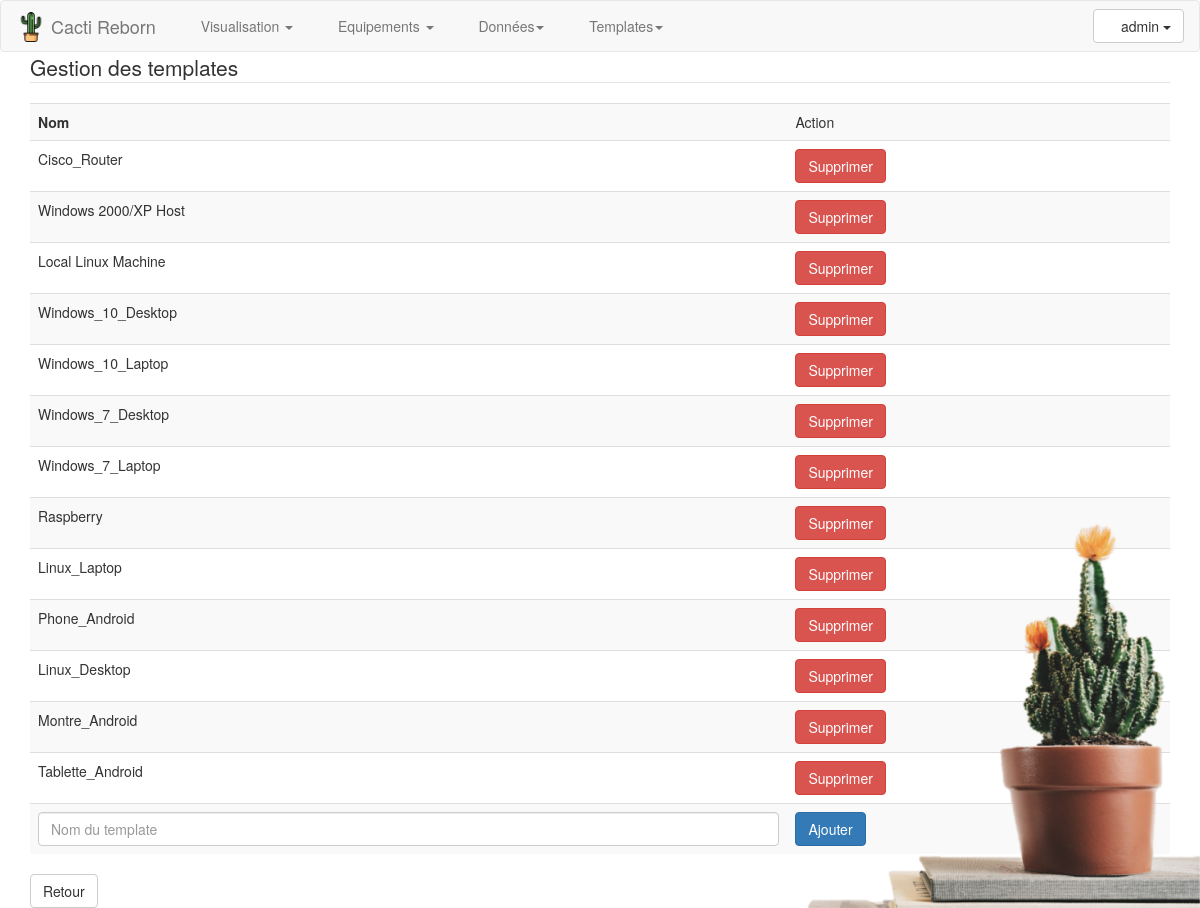
The app's page /Version-Reborn/reborn/templates.php (signed in) with its own data.
### tables this page shows
CREATE TABLE `host_template` (
  `id` mediumint(8) UNSIGNED NOT NULL,
  `hash` varchar(32) DEFAULT '',
  `name` varchar(100) NOT NULL DEFAULT ''
);

### Version-Reborn/reborn/templates.php (the view, shortened to what this page needs)
<?php
if(isset($_SESSION['connected']) && ($_SESSION['connected'] == "yes")){
include("top_header.php");
	?>
<div class="container">
		<div id="font-image" class="pull-right hidden-xs hidden-sm">
			<img src="<?php echo $config['url_path']; ?>src/background.png"  />
		</div>
		<?php
		if(isset($_GET['delete'])){
		$templates = $bdd->query('SELECT id,name FROM host_template WHERE id='.$_GET['delete'].' ORDER BY id');
		foreach($templates as $template){
		?>
		<form action="templates.php" method="post">
		<input type="hidden" name="action" id="action" value="delete" />
		<input type="hidden" name="id" id="id" value="<?php echo $template['id']; ?>" />
		<legend style="text-align: left;">Supprimer Equipement</legend>
			<div class="alert alert-warning">
				<div style="margin-bottom:10px;">
					<a href="index.php" class="pull-right"><input name="form" class="btn btn-danger" type="button" value="Non" /></a>
					<a class="pull-right"><input name="form" class="btn btn-success" type="submit" value="Oui" /></a>
					<strong>Warning:</strong> Etes vous sûr de vouloir supprimer le template <?php echo $template['name']; ?> ? </br>
					</div>
			</div>
		<?php } }else{
		$templateslist = $bdd->query('SELECT id,name FROM host_template');
		?>
		<form action="templates.php?add" method="post">
		<legend style="text-align: left;">Gestion des templates</legend>
			<table class="table table-striped">
				<tr><th>Nom</td><td>Action</td></tr>
				<?php foreach($templateslist as $templates){ ?>
				<tr><td><?php echo $templates['name']; ?></td><td><a href="templates.php?delete=<?php echo $templates['id']; ?>"><button type="button" class="btn btn-danger">Supprimer</button></a></td></tr>
				<?php } ?>
				<tr><td><input type="text" id="name" name="name" required="required" maxlength="255" class="form-control " placeholder="Nom du template" /></td><td><input name="form" class="btn btn-primary" type="submit" value="Ajouter" /></td></tr>
			</table>
		<?php } ?>
		</form>
		<a href="index.php"><input class="btn btn-default" type="button" value="Retour" /></a>
</div>
<?php }else{ header('Location: ./login.php'); } ?>

### Version-Reborn/reborn/top_header.php (style rules this page uses)
#font-image { position:fixed; right: 0px; bottom: 0px; width: 400px; }
#font-image img { height:50%; width:100%; }

### records on screen
host_template: name "Cisco_Router"
host_template: name "Windows 2000/XP Host"
host_template: name "Local Linux Machine"
host_template: name "Windows_10_Desktop"
host_template: name "Windows_10_Laptop"
host_template: name "Windows_7_Desktop"
host_template: name "Windows_7_Laptop"
host_template: name "Raspberry"
host_template: name "Linux_Laptop"
host_template: name "Phone_Android"
host_template: name "Linux_Desktop"
host_template: name "Montre_Android"
host_template: name "Tablette_Android"

### other values on screen
$username "admin"
